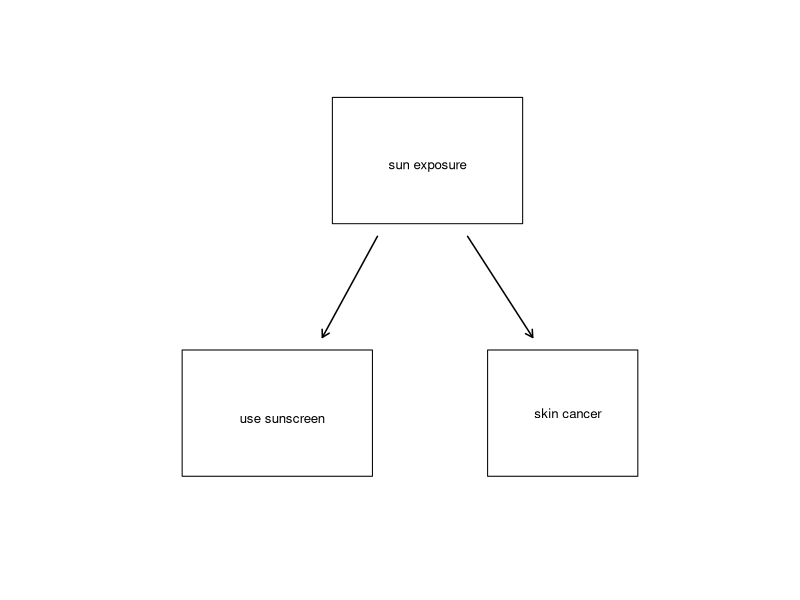

Write the R code that produced this figure. (Note: this script raises an error after producing the figure.)
## ---- chunk 1
plot(c(-0.05, 1.2), c(0.39, 1), type = 'n', axes = FALSE, xlab = "", ylab = "")

text(0.59, 0.89, 'sun exposure', cex = 0.8)
rect(0.4, 0.8, 0.78, 1)

text(0.3, 0.49, 'use sunscreen', cex = 0.8)
rect(0.1, 0.4, 0.48, 0.6)
arrows(0.49, 0.78, 0.38, 0.62, length = 0.08, lwd = 1.5)

text(0.87, 0.5, 'skin cancer', cex = 0.8)
rect(0.71, 0.4, 1.01, 0.6)
arrows(0.67, 0.78, 0.8, 0.62, length = 0.08, lwd = 1.5)

arrows(0.5, 0.5, 0.69, 0.5, length = 0.08, col = COL[6, 2])
#text(0.6, 0.495, 'X', cex = 2, col = COL[4])
text(0.595, 0.565, "?", cex = 1.5, col = COL[4])

## ---- chunk 2
SAT %>%
  gf_point(sat ~ expend, xlab = "Expenditure per pupil", 
           ylab = "Average SAT score", 
           title = "SAT Scores versus Expenditures") %>%
  gf_theme(theme_classic())

## ---- chunk 3
SAT %>% 
  mutate(fracGroup = derivedFactor(
Hi = (frac > 40),
Low = (frac <= 40) )) %>%
  gf_point(sat ~ expend, color = ~fracGroup, 
           xlab = "Expenditure per pupil", ylab = "Average SAT score", 
           title = "SAT Scores versus Expenditures") %>%
  gf_lm() %>%
  gf_theme(theme_classic()) %>%
  gf_labs(color = "Fraction")
## ---- chunk 4
county_M377 <- county_complete %>% 
  select(name, state, pop2000, pop2010, fed_spend = fed_spending_2009, 
         poverty = poverty_2010, homeownership = homeownership_2010, 
         multi_unit = housing_multi_unit_2010, income = per_capita_income_2010, 
         med_income = median_household_income_2010) %>%
  mutate(fed_spend = fed_spend / pop2010)
## ---- chunk 5
pch <- 1
cex <- sqrt(county_M377$pop2010 / 1e6)
colPop <- fadeColor(ifelse(cex > 0.35, COL[4], COL[1]), 
                    substr(gray(0.6 + cex*0.1), 2, 3))
colSm <- colPop
cexF <- 2
cex <- 0.7
pch <- 20
gp1 <- cex < 0.32
colSm  <- COL[1, 3]
colPop <- COL[1, 3]
cexF   <- 1
plot(county_M377$multi_unit[gp1], county_M377$homeownership[gp1], 
     pch = pch, col = colSm, xlab = "", ylab = "Percent of Homeownership", 
     axes = FALSE, cex = ifelse(cex < 0.32, 0.32, cex)[gp1], 
     xlim = range(county_M377$multi_unit), 
     ylim = range(county_M377$homeownership))
at = seq(0, 100, 20)
axis(1, at, paste0(at, "%"))
axis(2, at, paste0(at, "%"))
box()
points(county_M377$multi_unit[!gp1], county_M377$homeownership[!gp1], 
       pch = pch, col = colPop, xlab = "", ylab = "Percent of Homeownership", 
       cex = ifelse(cex < 0.32, 0.32, cex)[!gp1])
points(county_M377$multi_unit[!gp1], county_M377$homeownership[!gp1], 
       pch = 20, cex = 0.2, col = COL[5, 3])
#points(cc$housing_multi_unit, cc$home_ownership, pch = ".", cex = 1)
#rug(county$poverty[county$fed_spend > 40], side = 3)
mtext("Percent of Units in Multi-Unit Structures", 1, 1.9, cex = 1)
## ---- chunk 6

data(COL)
set.seed(3)
N <- 108
n <- 18
colSamp <- COL[4]
PCH <- rep(c(1, 3, 20)[3], 3)

col <- rep(COL[1], N)
pch <- PCH[match(col, COL)]

#=====> SRS <=====#
plot(0, xlim = c(0, 2), ylim = 0:1, type = 'n', 
     axes = FALSE, xlab = "", ylab = "")
box()
x   <- runif(N, 0, 2)
y   <- runif(N)
inc <- n
points(x, y, col = col, pch = pch)

these <- sample(N, n)
points(x[these], y[these], pch = 20, cex = 0.8, col = colSamp)
points(x[these], y[these], cex = 1.4, col = colSamp)

## ---- chunk 7


#=====> Stratified <=====#
PCH <- rep(c(1, 3, 20)[3], 3)
plot(0, xlim = c(0, 2), ylim = 0:1, type = 'n', 
     axes = FALSE, xlab = "", ylab = "")
box()
X    <- c(0.18, 0.3, 0.68, 1.18, 1.4, 1.74)
Y    <- c(0.2, 0.78, 0.44, 0.7, 0.25, 0.65)
locs <- c(1, 4, 5, 3, 6, 2)
gps  <- list()
N    <- 1.1*c(15, 12, 35, 22, 13, 28)
R    <- sqrt(N / 500)
p    <- matrix(c(12, 2, NA, 1, 2, NA, 4, 30, NA, 
                 19, 1, NA, 11, 0, NA, 3, 24, NA), 3)
p     <- round(p*1.1)
p[3,] <- N - p[1,] - p[2,]
above <- c(1, 1, 1, 1, -1, 1)
for(i in 1:6){
	hold <- seq(0, 2*pi, len = 99)
	x    <- X[i] + (R[i] + 0.01)*cos(hold)
	y    <- Y[i] + (R[i] + 0.01)*sin(hold)
	polygon(x, y, border = COL[5, 4])
	x    <- rep(NA, N[i])
	y    <- rep(NA, N[i])
	for(j in 1:N[i]){
		inside <- FALSE
		while(!inside){
			xx <- runif(1, -R[i], R[i])
			yy <- runif(1, -R[i], R[i])
			if(sqrt(xx^2 + yy^2) < R[i]){
				inside <- TRUE
				x[j] <- xx
				y[j] <- yy
			}
		}
	}
	type <- sample(1, N[i], TRUE)
	pch  <- PCH[type]
	col  <- COL[type]
	x    <- X[i] + x
	y    <- Y[i] + y
	points(x, y, pch = pch, col = col)
	these  <- sample(N[i], 3)
	points(x[these], y[these], pch = 20, cex = 0.8, col = colSamp)
	points(x[these], y[these], cex = 1.4, col = colSamp)
}
text(X, Y + above*(R + 0.01), paste("Stratum", 1:6), pos = 2 + above, cex = 1.1)


## ---- chunk 8

#=====> Cluster <=====#
PCH <- rep(c(1, 3, 20)[3], 3)
plot(0, xlim = c(0, 2), ylim = 0:1, type = 'n', 
     axes = FALSE, xlab = "", ylab = "")
box()
X    <- c(0.17, 0.19, 0.52, 0.85, 1, 1.22, 1.49, 1.79, 1.85)
Y    <- c(0.3, 0.75, 0.5, 0.26, 0.73, 0.38, 0.67, 0.3, 0.8)
locs <- c(1, 4, 5, 3, 6, 2)
gps  <- list()
N    <- c(18, 12, 11, 13, 16, 14, 15, 16, 12)
R    <- sqrt(N / 500)
p    <- matrix(c(6, 8, NA, 4, 4, NA, 4, 4, NA, 5, 4, NA, 8, 5, NA,
                 4, 5, NA, 5, 9, NA, 6, 5, NA, 4, 5, NA), 3)
p[3,] <- N - p[1,] - p[2,]
above <- c(-1, 1, 1, 1, 1, -1, 1, 1, 1)
for(i in 1:length(X)){
	hold <- seq(0, 2*pi, len = 99)
	x    <- X[i] + (R[i] + 0.02)*cos(hold)
	y    <- Y[i] + (R[i] + 0.02)*sin(hold)
	polygon(x, y, border = COL[5, 4])
	if(i %in% c(3, 4, 8)){
		polygon(x, y, border = COL[4], lty = 2, lwd = 1.5)
	}
	x    <- rep(NA, N[i])
	y    <- rep(NA, N[i])
	for(j in 1:N[i]){
		inside <- FALSE
		while(!inside){
			xx <- runif(1, -R[i], R[i])
			yy <- runif(1, -R[i], R[i])
			if(sqrt(xx^2 + yy^2) < R[i]){
				inside <- TRUE
				x[j] <- xx
				y[j] <- yy
			}
		}
	}
	type <- sample(1, N[i], TRUE)
	pch  <- PCH[type]
	col  <- COL[type]
	x    <- X[i] + x
	y    <- Y[i] + y
	points(x, y, pch = pch, col = col)
	these <- 1:N[i]
	if(i %in% c(3, 4, 8)){
	points(x[these], y[these], pch = 20, cex = 0.8, col = colSamp)
	points(x[these], y[these], cex = 1.4, col = colSamp)
		#points(x[these], y[these], pch = 19, col = colSamp)
	}
}
text(X, Y + above*(R+0.01), paste("Cluster", 1:length(X)), 
     pos = 2 + above, cex = 1.1)


## ---- chunk 9
set.seed(2)
xlim     <- c(0, 1)
slimBox3 <- 0.03
#COL      <- c("#225588", "#2266AA", "#882255", "#AA2266", "#000000", "#AAAAAA")
data(COL)

plot(c(0, 2.9), type = "n", axes = FALSE, 
     xlab = "", ylab = "", xlim = c(-0.1, 1.1))
rect(0, 2.2, 1, 2.9)
text(0.5, 2.885, "Numbered patients", pos = 3, cex = 0.9)
rect(0, 1.2, 0.45, 1.9)
rect(0.55, 1.2, 1, 1.9)
arrows(0.56, 2.17, 0.75, 2.02, length = 0.1, lwd = 1.37)
arrows(0.44, 2.17, 0.25, 2.02, length = 0.1, lwd = 1.37)
text(0.5, 2.07, "create\nblocks", cex = 0.8)
text(0.2, 1.89, "Low-risk patients", pos = 3, cex = 0.7)
text(0.2 + 0.55, 1.89, "High-risk patients", pos = 3, cex = 0.7)
rect(0, 0.48, 1, 0.9, border = COL[5])
rect(0, 0.00, 1, 0.42, border = COL[5])
#rect(0.55 + slimBox3, 0.48, 1, 0.9)
#rect(0.55 + slimBox3, 0.00, 1, 0.42)
arrows(0.09, 1.16, y1 = 1, length = 0.1, lwd = 1.37)
text(0.1, 1.08, "randomly\nsplit in half", cex = 0.7, pos = 4)
arrows(0.12 + 0.55, 1.16, y1 = 1, length = 0.1, lwd = 1.37)
text(0.13 + 0.55, 1.08, "randomly\nsplit in half", cex = 0.7, pos = 4)

#=====> Inner Box <=====#
rect(0.02, 0.50, 0.41, 0.88, border = COL[5, 3])
rect(0.02, 0.02, 0.41, 0.40, border = COL[5, 3])
rect(0.57 + slimBox3, 0.50, 0.98, 0.88, border = COL[5, 3])
rect(0.57 + slimBox3, 0.02, 0.98, 0.40, border = COL[5, 3])

#=====> Labels <=====#
rect(-0.05, 0.39 + 0.47, 0.14, 0.45 + 0.47, col = "#FFFFFF", border = COL[5])
text(0.02, 0.424 + 0.47, "Control", cex = 0.6, col = COL[5])

rect(-0.05, 0.39, 0.14, 0.45, col = "#FFFFFF", border = COL[5])
text(0.04, 0.424, "Treatment", cex = 0.6, col = COL[5])

n   <- 6*9
pch <- c(1, 20)[sample(2, n, TRUE, c(0.8, 1.2))]
cex <- rnorm(n, 1, 0.001)
k   <- 0
for(x in seq(0.1, 0.9, len = 9)){
	for(y in rev(seq(0.3, 0.8, len = 6))){
		k <- k + 1
		points(x, y + 2, pch = pch[k], cex = cex[k], col = COL[1 + 3*(pch[k] == 1)])
		text(x, y + 1.98, k, cex = 0.45, pos = 3, col = COL[1 + 3*(pch[k] == 1)])
	}
}

trmt  <- rep(NA, n)

these <- which(pch == 1)
trmt[sample(these, length(these) / 2)] <- "ctrl"
trmt[is.na(trmt) & pch == 1] <- "trmt"
k <- 0
x <- 0.078
y <- 1.83
for(i in these){
	k <- k + 1
	points(x, y, pch = pch[i], cex = cex[i], col = COL[4])
	text(x, y - 0.02, i, cex = 0.45, pos = 3, col = COL[4])
	if(y < 1.3){
		x <- x + 0.095
		y <- 1.83
	} else {
		y <- y - 0.11
	}
}
these <- which(pch != 1)
trmt[sample(these, length(these) / 2)] <- "ctrl"
trmt[is.na(trmt) & pch != 1] <- "trmt"
k <- 0
x <- 0.615
y <- 1.82
for(i in these){
	k <- k + 1
	points(x, y, pch = pch[i], cex = cex[i], col = COL[1])
	text(x, y - 0.02, i, cex = 0.45, pos = 3, col = COL[1])
	if(y < 1.3){
		x <- x + 0.08
		y <- 1.83
	} else {
		y <- y - 0.095
	}
}

#=====> Low Risk <=====#
k <- rep(0,4)
x <- c(0.10, 0.10, 0.665, 0.665)
y <- c(0.35, 0.83, 0.35, 0.83) - 0.03
for(i in 1:n){
	j <- 1
	if(trmt[i] == "trmt"){
		j <- j + 1
	}
	if(pch[i] != 1){
		j <- j + 2
	}
	k[j] <- k[j] + 1
	points(x[j], y[j], pch = pch[i], cex = cex[i], col = COL[1 + 3*(pch[i] == 1)])
	text(x[j], y[j] - 0.02, i, cex = 0.45, pos = 3, col = COL[1 + 3*(pch[i] == 1)])
	if(y[j] < 0.12 + 0.51*(j %in% c(2,4)) - 0.03){
		x[j] <- x[j] + 0.11 - 0.025*(j > 2)
		y[j] <- 0.35 + 0.48*(j %in% c(2,4)) - 0.03
	} else {
		y[j] <- y[j] - 0.085
	}
	#Sys.sleep(0.3)
}


